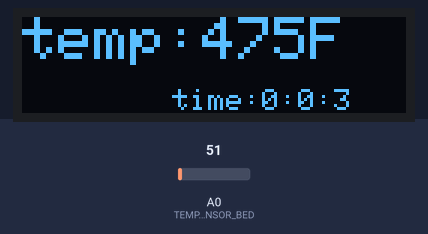
Bench run of a sketch on a simulated Arduino Uno, built with avr-gcc and run on an emulated ATmega328P. Parts: 128×32 one-colour display. Inputs (shaded band) come from the test bench; at power-on: A0 (TEMP_SENSOR_BED) = 51. The display library's start-up logo is not drawn; what the sketch prints to the serial monitor is not drawn.

Above: at 3.2 s.
3.3 s: A0 (TEMP_SENSOR_BED) set to 94
At 4.7 s:
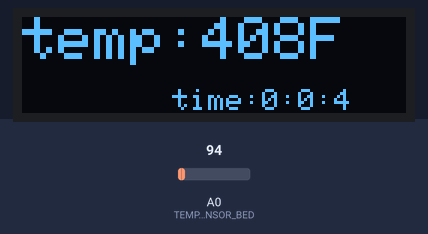
4.8 s: A0 (TEMP_SENSOR_BED) set to 105
At 6.25 s:
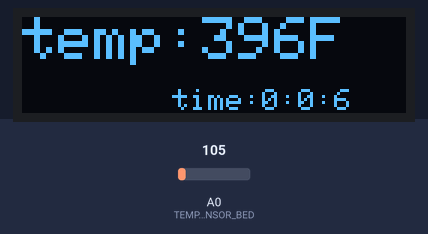
6.3 s: A0 (TEMP_SENSOR_BED) set to 112
At 7.7 s:
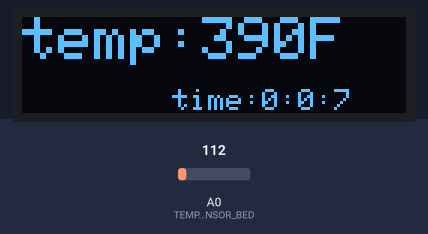
7.9 s: A0 (TEMP_SENSOR_BED) set to 70
At 9.4 s:
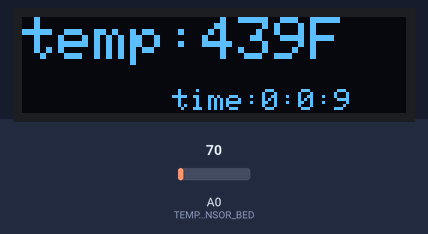
9.5 s: A0 (TEMP_SENSOR_BED) set to 61
At 11.8 s:
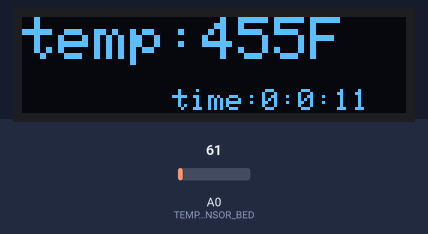

Measured:
- after the input at 3.3 s, the display: first changes after 0.05 s (image 1 shows a later state)
- after the input at 6.3 s, the display: first changes after 0.14 s (image 3 shows a later state)

The sketch:

OLEDtemp.ino
```cpp
#include <SPI.h>
#include <Wire.h>
#include <Adafruit_GFX.h>
#include <Adafruit_SSD1306.h>

#define TEMP_SENSOR_BED A0   //this defines the Arduino pin that is the bed's temp sensor
#define THERMISTORBED 1      //this defines what type of thermistor is used, and hence the voltage-temp table that is referenced. all in this build are a 100k thermistor with a 4.7k pull-up resistor.
//#define HEATER_BED_PIN 6     //this defines the Arduino pin that controls the heater
#define led 13
#define ARRAY_LENGTH 20 //Change this value to modulate the smoothing (can only work for all with smoothing)
#define OLED_MOSI   9
#define OLED_CLK   10
#define OLED_DC    11
#define OLED_CS    12
#define OLED_RESET 13
Adafruit_SSD1306 display(OLED_MOSI, OLED_CLK, OLED_DC, OLED_RESET, OLED_CS);

void setup() {
  pinMode(led, OUTPUT);
  pinMode(TEMP_SENSOR_BED, INPUT);
  Serial.begin(9600);

  for(short i=0; i<ARRAY_LENGTH; i++){
    float raw = analogRead(TEMP_SENSOR_BED);
    raw = smoothing(raw);
  }

  display.begin(SSD1306_SWITCHCAPVCC);
  display.display();
  delay(2000);

  // Clear the buffer.
  display.clearDisplay();
}

void loop() {
    float raw = analogRead(TEMP_SENSOR_BED);
    raw = smoothing(raw);
    Serial.print(raw);
    Serial.print(" analogRead        ");
    float temp = analog2temp(raw);
    float ftemp = ((9*temp)/5) + 32;
    Serial.print(temp);
    Serial.print("C          ");
    Serial.print(ftemp);
    Serial.println("F");
    timeCounter();
    displayOLED(round(ftemp));
    delay(10);
}

#define OVERSAMPLENR 1
const short BEDTEMPTABLE[][2] PROGMEM = {
{       23*OVERSAMPLENR ,       300     },
{       25*OVERSAMPLENR ,       295     },
{       27*OVERSAMPLENR ,       290     },
{       28*OVERSAMPLENR ,       285     },
{       31*OVERSAMPLENR ,       280     },
{       33*OVERSAMPLENR ,       275     },
{       35*OVERSAMPLENR ,       270     },
{       38*OVERSAMPLENR ,       265     },
{       41*OVERSAMPLENR ,       260     },
{       44*OVERSAMPLENR ,       255     },
{       48*OVERSAMPLENR ,       250     },
{       52*OVERSAMPLENR ,       245     },
{       56*OVERSAMPLENR ,       240     },
{       61*OVERSAMPLENR ,       235     },
{       66*OVERSAMPLENR ,       230     },
{       71*OVERSAMPLENR ,       225     },
{       78*OVERSAMPLENR ,       220     },
{       84*OVERSAMPLENR ,       215     },
{       92*OVERSAMPLENR ,       210     },
{       100*OVERSAMPLENR        ,       205     },
{       109*OVERSAMPLENR        ,       200     },
{       120*OVERSAMPLENR        ,       195     },
{       131*OVERSAMPLENR        ,       190     },
{       143*OVERSAMPLENR        ,       185     },
{       156*OVERSAMPLENR        ,       180     },
{       171*OVERSAMPLENR        ,       175     },
{       187*OVERSAMPLENR        ,       170     },
{       205*OVERSAMPLENR        ,       165     },
{       224*OVERSAMPLENR        ,       160     },
{       245*OVERSAMPLENR        ,       155     },
{       268*OVERSAMPLENR        ,       150     },
{       293*OVERSAMPLENR        ,       145     },
{       320*OVERSAMPLENR        ,       140     },
{       348*OVERSAMPLENR        ,       135     },
{       379*OVERSAMPLENR        ,       130     },
{       411*OVERSAMPLENR        ,       125     },
{       445*OVERSAMPLENR        ,       120     },
{       480*OVERSAMPLENR        ,       115     },
{       516*OVERSAMPLENR        ,       110     },
{       553*OVERSAMPLENR        ,       105     },
{       591*OVERSAMPLENR        ,       100     },  //212
{       628*OVERSAMPLENR        ,       95      },  //204
{       665*OVERSAMPLENR        ,       90      },  //194
{       702*OVERSAMPLENR        ,       85      },  //185
{       737*OVERSAMPLENR        ,       80      },  //176
{       770*OVERSAMPLENR        ,       75      },  //167
{       801*OVERSAMPLENR        ,       70      },  //158
{       830*OVERSAMPLENR        ,       65      },  //149
{       857*OVERSAMPLENR        ,       60      },  //140
{       881*OVERSAMPLENR        ,       55      },  //131
{       903*OVERSAMPLENR        ,       50      },  //122
{       922*OVERSAMPLENR        ,       45      },  //113
{       939*OVERSAMPLENR        ,       40      },  //104
{       954*OVERSAMPLENR        ,       35      },  //95
{       966*OVERSAMPLENR        ,       30      },  //86
{       977*OVERSAMPLENR        ,       25      },  //77
{       985*OVERSAMPLENR        ,       20      },  //68
{       993*OVERSAMPLENR        ,       15      },  //59
{       999*OVERSAMPLENR        ,       10      },  //50
{       1004*OVERSAMPLENR       ,       5       },  //41
{       1008*OVERSAMPLENR       ,       0       } //safety
};

//==============================================================================
//============================ Functions =======================================
//==============================================================================
byte seconds = 0;                 //used in timeCounter() and displayOLED()
byte minutes = 0;                 //used in timeCounter() and displayOLED()
byte hours   = 0;                 //used in timeCounter() and displayOLED()
int
unsigned long previousMillis = 0; //used in timeCounter() only
#define PGM_RD_W(x)   (short)pgm_read_word(&x) //used in analog2temp()

void displayOLED(int temp){           //display is 128x32 pixels and the cursor can be set...
    display.setTextSize(2);           //'size 2' font is 16 pixels high
    display.setTextColor(WHITE);
    display.setCursor(0,0);
    display.print("temp:");
    display.print(temp);
    display.println("F");
    display.setTextSize(1);           //'size 1' font is 8 pixels high
    display.setCursor(50,24);         //can place text >> setCursor is top left of first char
    display.print("time:");
    display.print(hours);
    display.print(":");
    display.print(minutes);
    display.print(":");
    display.println(seconds);
    display.display();
    display.clearDisplay();
}

void timeCounter(){
  unsigned long currentMillis = millis();
  if ( (currentMillis - previousMillis) >= 1000){
    previousMillis = previousMillis + 1000;
    seconds = seconds +1;
    if (seconds == 60){
      seconds = 0;
      minutes = minutes +1;
      if(minutes == 60){
        minutes = 0;
        hours = hours +1;
        if (hours == 24){
          hours = 0;

        } // end hrs check
      } // end minutes check
    } // end seconds check
  } // end time check
}

//=============================================================================================
float analog2temp(float raw) {
    float celsius = 0;
    byte i;
    for (i=1; i<61; i++){
      if (PGM_RD_W(BEDTEMPTABLE[i][0]) > raw){                                              //  A linear (Y=mX+b)interpolation from the table's points:::
        celsius  = PGM_RD_W(BEDTEMPTABLE[i-1][1]) +                                         //  Y=b+
          (raw - PGM_RD_W(BEDTEMPTABLE[i-1][0])) *                                          //  X
          (float)(PGM_RD_W(BEDTEMPTABLE[i][1]) - PGM_RD_W(BEDTEMPTABLE[i-1][1])) /          //  m
          (float)(PGM_RD_W(BEDTEMPTABLE[i][0]) - PGM_RD_W(BEDTEMPTABLE[i-1][0]));
        break;
      }
    }
    // Overflow: Set to last value in the table
    if (i == 61){
      celsius = PGM_RD_W(BEDTEMPTABLE[i-1][1]);
    }
    return celsius;
}

float dataArray[ARRAY_LENGTH] = {};
short currentDataIndex = 0;
float smoothing (float raw){    //log the analog input value into an array, and output the average of the array
  currentDataIndex = ++currentDataIndex % ARRAY_LENGTH;
  dataArray[currentDataIndex] = raw;

  double arrayTotal = 0;
  for(int i = 0; i<ARRAY_LENGTH; i++){
    arrayTotal = arrayTotal + dataArray[i];
  }

  double smoothCriminal = arrayTotal / ARRAY_LENGTH;

  return smoothCriminal;
}
```
